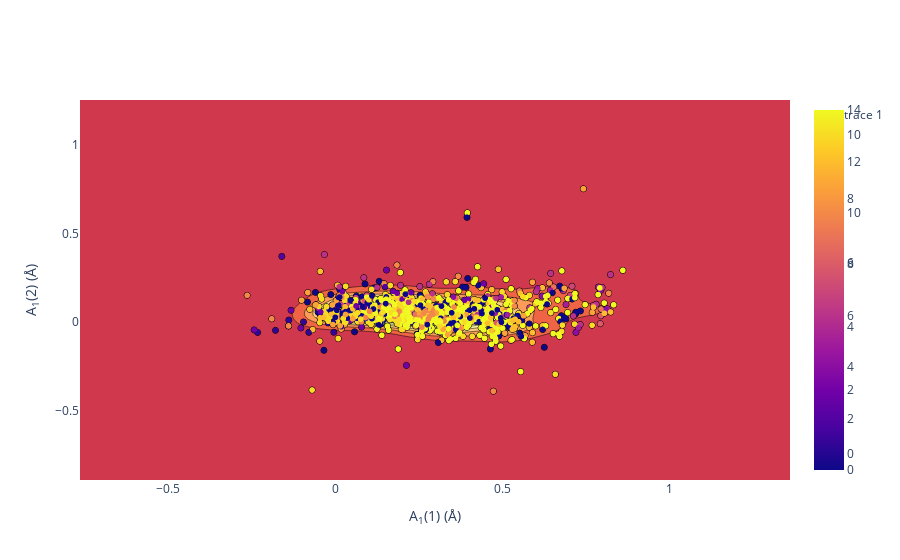

The cell this chart's notebook holds for it:
### Markdown cell above
This should take about 3-4 minutes to complete, and may have residual errors - it is advised to use "bhop = True" for analysis that will be published, and scrutinising every errant data point.
Nonetheless, we can inspect how these deformations occur, with special notice to isotropic expansion and contraction of the metal-binding atoms, as this will be dependent on metal identity and strongly affect properties where there are chelates, for example.

### Code cell
coll.gen_pca(2)
df = coll.gen_complex_df()
coll.plot_pca(scale = 3.0)
fig = coll.pca_kdeplot("A1")
import plotly.express as px
import pandas as pd
ano_df = pd.read_csv('./data/robsons.csv')
ano_lookup = " ,H,He,Li,Be,B,C,N,O,F,Ne,Na,Mg,Al,Si,P,S,Cl,Ar,K,Ca,Sc,Ti,V,Cr,Mn,Fe,Co,Ni,Cu,Zn,Ga,Ge,As,Se,Br,Kr,Rb,Sr,Y,Zr,Nb,Mo,Tc,Ru,Rh,Pd,Ag,Cd,In,Sn,Sb,Te,I,Xe,Cs,Ba,La,Ce,Pr,Nd,Pm,Sm,Eu,Gd,Tb,Dy,Ho,Er,Tm,Yb,Lu,Hf,Ta,W,Re,Os,Ir,Pt,Au,Hg,Tl,Pb,Bi,Po,At,Rn,Fr,Ra,Ac,Th,Pa,U".split(',')
ano_repl = {name:int(ano) for name,ano in ano_df[['NAME','ano(ANO1)']].values}
asym_repl = {name:ano_lookup[int(ano)] for name,ano in ano_df[['NAME','ano(ANO1)']].values}

fig.data[1].hovertext = [f"{x} {asym_repl.get(x,'??')}" for x in fig.data[1].hovertext]
df['asym'] = df['name'].apply(lambda x: asym_repl.get(x, '??'))
df['ano_f'] = df['name'].apply(lambda x: ano_repl.get(x, 0)%15)

expr = px.scatter(df, x = 'A1(1)', y = 'A1(2)', color = 'ano_f', color_continuous_scale='tropic')
fig.add_trace(expr.data[0])
fig.show()

### Figure 1 — Plotly figure (JSON) as saved in the notebook; plotly's stock layout.template omitted (floating-point values rounded to 4 significant figures; data arrays with more than 128 entries replaced by an {"elided": "..."} marker saying what was removed)
{"data": [{"colorscale": [[0, "rgb(158,1,66)"], [0.1, "rgb(213,62,79)"], [0.2, "rgb(244,109,67)"], [0.3, "rgb(253,174,97)"], [0.4, "rgb(254,224,139)"], [0.5, "rgb(255,255,191)"], [0.6, "rgb(230,245,152)"], [0.7, "rgb(171,221,164)"], [0.8, "rgb(102,194,165)"], [0.9, "rgb(50,136,189)"], [1, "rgb(94,79,162)"]], "type": "contour", "x": [-0.7646, -0.7432, -0.7217, -0.7003, -0.6788, -0.6574, -0.6359, -0.6145, -0.593, -0.5716, -0.5501, -0.5287, -0.5072, -0.4858, -0.4643, -0.4428, -0.4214, -0.3999, -0.3785, -0.357, -0.3356, -0.3141, -0.2927, -0.2712, -0.2498, -0.2283, -0.2069, -0.1854, -0.1639, -0.1425, -0.121, -0.09959, -0.07813, -0.05668, -0.03523, -0.01377, 0.007681, 0.02913, 0.05059, 0.07204, 0.0935, 0.1149, 0.1364, 0.1579, 0.1793, 0.2008, 0.2222, 0.2437, 0.2651, 0.2866, 0.308, 0.3295, 0.3509, 0.3724, 0.3938, 0.4153, 0.4368, 0.4582, 0.4797, 0.5011, 0.5226, 0.544, 0.5655, 0.5869, 0.6084, 0.6298, 0.6513, 0.6727, 0.6942, 0.7157, 0.7371, 0.7586, 0.78, 0.8015, 0.8229, 0.8444, 0.8658, 0.8873, 0.9087, 0.9302, 0.9516, 0.9731, 0.9945, 1.016, 1.037, 1.059, 1.08, 1.102, 1.123, 1.145, 1.166, 1.188, 1.209, 1.231, 1.252, 1.273, 1.295, 1.316, 1.338, 1.359], "y": [-0.8892, -0.8676, -0.846, -0.8243, -0.8027, -0.7811, -0.7595, -0.7379, -0.7163, -0.6946, -0.673, -0.6514, -0.6298, -0.6082, -0.5865, -0.5649, -0.5433, -0.5217, -0.5001, -0.4784, -0.4568, -0.4352, -0.4136, -0.392, -0.3704, -0.3487, -0.3271, -0.3055, -0.2839, -0.2623, -0.2406, -0.219, -0.1974, -0.1758, -0.1542, -0.1326, -0.1109, -0.08931, -0.0677, -0.04608, -0.02446, -0.002841, 0.01878, 0.0404, 0.06201, 0.08363, 0.1053, 0.1269, 0.1485, 0.1701, 0.1917, 0.2133, 0.235, 0.2566, 0.2782, 0.2998, 0.3214, 0.3431, 0.3647, 0.3863, 0.4079, 0.4295, 0.4511, 0.4728, 0.4944, 0.516, 0.5376, 0.5592, 0.5809, 0.6025, 0.6241, 0.6457, 0.6673, 0.689, 0.7106, 0.7322, 0.7538, 0.7754, 0.797, 0.8187, 0.8403, 0.8619, 0.8835, 0.9051, 0.9268, 0.9484, 0.97, 0.9916, 1.013, 1.035, 1.056, 1.078, 1.1, 1.121, 1.143, 1.165, 1.186, 1.208, 1.229, 1.251], "z": {"elided": "100x100 float values"}}, {"hovertext": {"elided": "1021 str values"}, "marker": {"color": "black", "symbol": "circle-open"}, "mode": "markers", "type": "scatter", "x": {"elided": "1021 float values"}, "y": {"elided": "1021 float values"}}, {"hovertemplate": "A1(1)=%{x}<br>A1(2)=%{y}<br>ano_f=%{marker.color}<extra></extra>", "legendgroup": "", "marker": {"color": {"elided": "1021 int values"}, "coloraxis": "coloraxis", "symbol": "circle"}, "mode": "markers", "name": "", "showlegend": false, "type": "scattergl", "x": {"elided": "1021 float values"}, "xaxis": "x", "y": {"elided": "1021 float values"}, "yaxis": "y"}], "layout": {"xaxis": {"title": {"text": "A<sub>1</sub>(1) (&#8491;)"}}, "yaxis": {"title": {"text": "A<sub>1</sub>(2) (&#8491;)"}}}}
